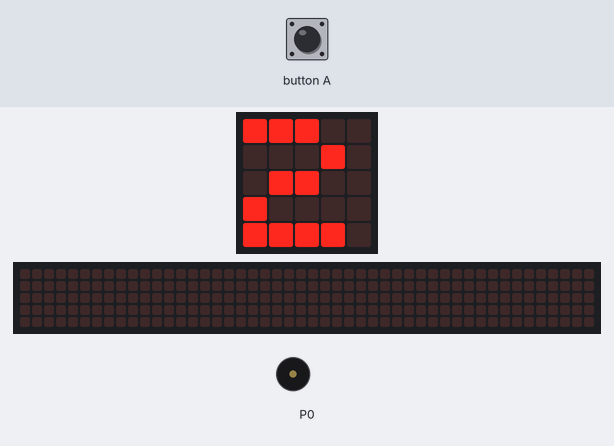
A program run on a simulated BBC micro:bit (MakeCode). Shown: the board's 5×5 LED display, a strip that is not on the board, showing the scrolling text unrolled, buzzer (waves = sounding). Inputs (shaded band) come from the test bench. Random numbers come from a fixed seed; the 48×5 strip is a reading aid, not a part: it shows the text the display is scrolling, unrolled, one strip-width of it at a time.

Above: at 1.3 s.
At 6.8 s:
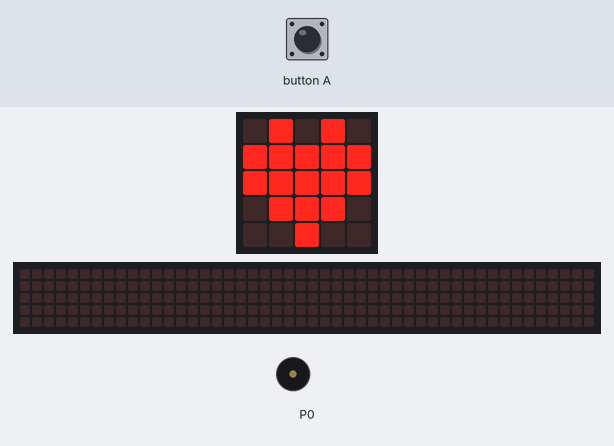
6.9 s: button A pressed for 0.15 s
At 7.12 s:
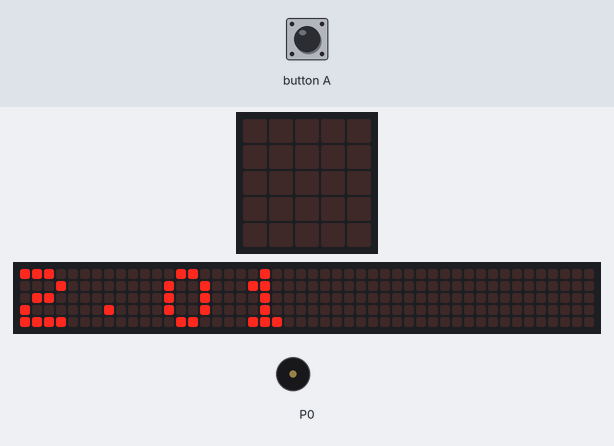
7.6 s: button A pressed for 0.15 s
At 15.82 s:
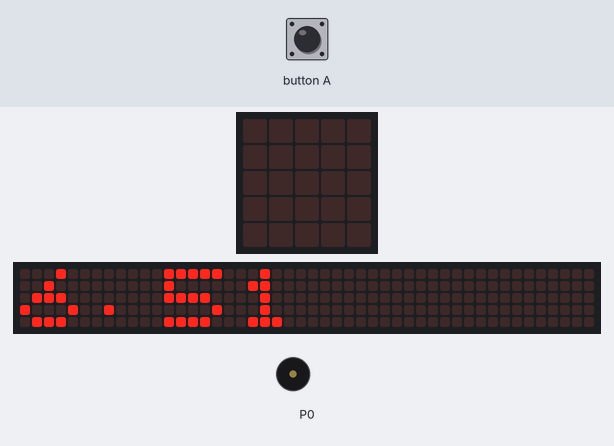
Timing chart, 0 to 17.3 s (numbered marks = the images above; inputs shaded):
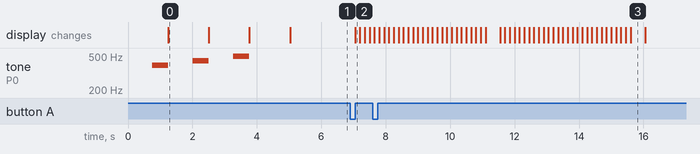

Measured:
- after the input at 6.9 s, the display: changes after 0.15 s (image 2)
- what the display in image 0 shows lasts 1.2 s, from 1.3 s to 2.5 s
- what the display in image 3 shows lasts 0.5 s, from 15.6 s to 16.1 s

The program:

main.ts
```typescript
input.onButtonPressed(Button.A, function () {
    結束時間 = input.runningTime()
    basic.clearScreen()
    basic.showNumber((結束時間 - 開始時間) / 1000)
})
let 結束時間 = 0
let 開始時間 = 0
basic.showNumber(3)
music.playTone(392, music.beat(BeatFraction.Whole))
basic.showNumber(2)
music.playTone(440, music.beat(BeatFraction.Whole))
basic.showNumber(1)
music.playTone(494, music.beat(BeatFraction.Whole))
basic.clearScreen()
basic.pause(randint(1000, 3000))
開始時間 = input.runningTime()
basic.showIcon(IconNames.Heart)
```

test.ts
```typescript
// 在這裡測試；當此封包作為擴充功能時，將不會編譯此內容。
```
